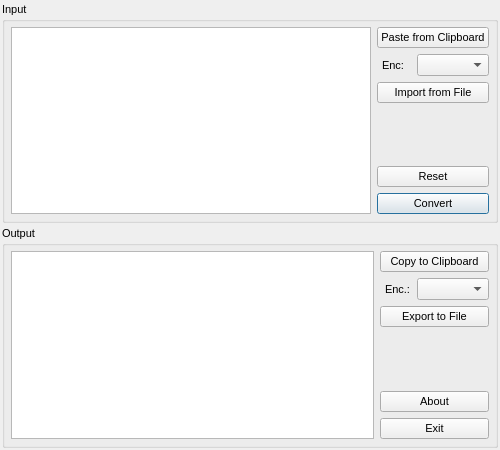
<?xml version="1.0" encoding="UTF-8"?>
<ui version="4.0">
 <class>MainDialog</class>
 <widget class="QDialog" name="MainDialog">
  <property name="geometry">
   <rect>
    <x>0</x>
    <y>0</y>
    <width>500</width>
    <height>450</height>
   </rect>
  </property>
  <property name="font">
   <font>
    <family>Tahoma</family>
    <pointsize>8</pointsize>
   </font>
  </property>
  <property name="acceptDrops">
   <bool>true</bool>
  </property>
  <property name="windowTitle">
   <string>Dialog</string>
  </property>
  <property name="windowIcon">
   <iconset resource="../maindialog.qrc">
    <normaloff>:/images/images/python-icon.svg</normaloff>:/images/images/python-icon.svg</iconset>
  </property>
  <layout class="QVBoxLayout" name="vl_main_dialog">
   <property name="spacing">
    <number>3</number>
   </property>
   <property name="leftMargin">
    <number>2</number>
   </property>
   <property name="topMargin">
    <number>2</number>
   </property>
   <property name="rightMargin">
    <number>2</number>
   </property>
   <property name="bottomMargin">
    <number>2</number>
   </property>
   <item>
    <widget class="QGroupBox" name="gb_input">
     <property name="title">
      <string>Input</string>
     </property>
     <layout class="QHBoxLayout" name="hl_gb_input_main">
      <property name="leftMargin">
       <number>3</number>
      </property>
      <property name="topMargin">
       <number>3</number>
      </property>
      <property name="rightMargin">
       <number>3</number>
      </property>
      <property name="bottomMargin">
       <number>3</number>
      </property>
      <item>
       <layout class="QHBoxLayout" name="hl_gb_input">
        <property name="leftMargin">
         <number>3</number>
        </property>
        <property name="topMargin">
         <number>3</number>
        </property>
        <property name="rightMargin">
         <number>3</number>
        </property>
        <property name="bottomMargin">
         <number>3</number>
        </property>
        <item>
         <widget class="QPlainTextEdit" name="pte_input_text">
          <property name="acceptDrops">
           <bool>false</bool>
          </property>
          <property name="lineWrapMode">
           <enum>QPlainTextEdit::NoWrap</enum>
          </property>
         </widget>
        </item>
        <item>
         <layout class="QVBoxLayout" name="vl_input_buttons">
          <item>
           <widget class="QPushButton" name="pb_copy_from_clipb">
            <property name="toolTip">
             <string>&lt;html&gt;&lt;head/&gt;&lt;body&gt;&lt;p&gt;Copy information on the clipboard to the input area.&lt;/p&gt;&lt;/body&gt;&lt;/html&gt;</string>
            </property>
            <property name="text">
             <string>Paste from Clipboard</string>
            </property>
           </widget>
          </item>
          <item>
           <layout class="QHBoxLayout" name="hl_imp_enc">
            <property name="leftMargin">
             <number>5</number>
            </property>
            <item>
             <widget class="QLabel" name="lb_imp_enc">
              <property name="text">
               <string>Enc:</string>
              </property>
              <property name="buddy">
               <cstring>cb_imp_enc</cstring>
              </property>
             </widget>
            </item>
            <item>
             <widget class="QComboBox" name="cb_imp_enc"/>
            </item>
           </layout>
          </item>
          <item>
           <widget class="QPushButton" name="pb_import_from_file">
            <property name="toolTip">
             <string>&lt;html&gt;&lt;head/&gt;&lt;body&gt;&lt;p&gt;Import the content from a file into the input area (file encoding can be selected).&lt;/p&gt;&lt;/body&gt;&lt;/html&gt;</string>
            </property>
            <property name="text">
             <string>Import from File</string>
            </property>
           </widget>
          </item>
          <item>
           <spacer name="vs_input_buttons">
            <property name="orientation">
             <enum>Qt::Vertical</enum>
            </property>
            <property name="sizeHint" stdset="0">
             <size>
              <width>20</width>
              <height>40</height>
             </size>
            </property>
           </spacer>
          </item>
          <item>
           <widget class="QPushButton" name="pb_reset">
            <property name="toolTip">
             <string>&lt;html&gt;&lt;head/&gt;&lt;body&gt;&lt;p&gt;Remove the content of in- and output area and reset the options.&lt;/p&gt;&lt;/body&gt;&lt;/html&gt;</string>
            </property>
            <property name="text">
             <string>Reset</string>
            </property>
           </widget>
          </item>
          <item>
           <widget class="QPushButton" name="pb_convert">
            <property name="toolTip">
             <string>&lt;html&gt;&lt;head/&gt;&lt;body&gt;&lt;p&gt;Perform the conversion from input to output.&lt;/p&gt;&lt;/body&gt;&lt;/html&gt;</string>
            </property>
            <property name="text">
             <string>Convert</string>
            </property>
            <property name="default">
             <bool>true</bool>
            </property>
           </widget>
          </item>
         </layout>
        </item>
       </layout>
      </item>
     </layout>
    </widget>
   </item>
   <item>
    <widget class="QGroupBox" name="gb_output">
     <property name="title">
      <string>Output</string>
     </property>
     <layout class="QHBoxLayout" name="hl_gb_output_main">
      <property name="leftMargin">
       <number>3</number>
      </property>
      <property name="topMargin">
       <number>3</number>
      </property>
      <property name="rightMargin">
       <number>3</number>
      </property>
      <property name="bottomMargin">
       <number>3</number>
      </property>
      <item>
       <layout class="QHBoxLayout" name="hl_gb_output">
        <property name="leftMargin">
         <number>3</number>
        </property>
        <property name="topMargin">
         <number>3</number>
        </property>
        <property name="rightMargin">
         <number>3</number>
        </property>
        <property name="bottomMargin">
         <number>3</number>
        </property>
        <item>
         <widget class="QPlainTextEdit" name="pte_output_text">
          <property name="acceptDrops">
           <bool>false</bool>
          </property>
          <property name="lineWrapMode">
           <enum>QPlainTextEdit::NoWrap</enum>
          </property>
          <property name="readOnly">
           <bool>true</bool>
          </property>
         </widget>
        </item>
        <item>
         <layout class="QVBoxLayout" name="vl_output_buttons">
          <item>
           <widget class="QPushButton" name="pb_copy_to_clipb">
            <property name="toolTip">
             <string>&lt;html&gt;&lt;head/&gt;&lt;body&gt;&lt;p&gt;Copy the output area as text to the clipboard.&lt;/p&gt;&lt;/body&gt;&lt;/html&gt;</string>
            </property>
            <property name="text">
             <string>Copy to Clipboard</string>
            </property>
           </widget>
          </item>
          <item>
           <layout class="QHBoxLayout" name="hl_exp_enc">
            <property name="leftMargin">
             <number>5</number>
            </property>
            <item>
             <widget class="QLabel" name="lb_exp_enc">
              <property name="text">
               <string>Enc.:</string>
              </property>
              <property name="buddy">
               <cstring>cb_exp_enc</cstring>
              </property>
             </widget>
            </item>
            <item>
             <widget class="QComboBox" name="cb_exp_enc"/>
            </item>
           </layout>
          </item>
          <item>
           <widget class="QPushButton" name="pb_export_to_file">
            <property name="toolTip">
             <string>&lt;html&gt;&lt;head/&gt;&lt;body&gt;&lt;p&gt;Export the content of the output area to a file (file encoding can be selected).&lt;/p&gt;&lt;/body&gt;&lt;/html&gt;</string>
            </property>
            <property name="text">
             <string>Export to File</string>
            </property>
           </widget>
          </item>
          <item>
           <spacer name="vs_output_buttons">
            <property name="orientation">
             <enum>Qt::Vertical</enum>
            </property>
            <property name="sizeHint" stdset="0">
             <size>
              <width>20</width>
              <height>40</height>
             </size>
            </property>
           </spacer>
          </item>
          <item>
           <widget class="QPushButton" name="pb_about">
            <property name="toolTip">
             <string>&lt;html&gt;&lt;head/&gt;&lt;body&gt;&lt;p&gt;Get version information.&lt;/p&gt;&lt;/body&gt;&lt;/html&gt;</string>
            </property>
            <property name="text">
             <string>About</string>
            </property>
           </widget>
          </item>
          <item>
           <widget class="QPushButton" name="pb_exit">
            <property name="toolTip">
             <string>&lt;html&gt;&lt;head/&gt;&lt;body&gt;&lt;p&gt;Leave program.&lt;/p&gt;&lt;/body&gt;&lt;/html&gt;</string>
            </property>
            <property name="text">
             <string>Exit</string>
            </property>
           </widget>
          </item>
         </layout>
        </item>
       </layout>
      </item>
     </layout>
    </widget>
   </item>
  </layout>
 </widget>
 <tabstops>
  <tabstop>pte_input_text</tabstop>
  <tabstop>pb_copy_from_clipb</tabstop>
  <tabstop>cb_imp_enc</tabstop>
  <tabstop>pb_import_from_file</tabstop>
  <tabstop>pb_reset</tabstop>
  <tabstop>pb_convert</tabstop>
  <tabstop>pb_copy_to_clipb</tabstop>
  <tabstop>cb_exp_enc</tabstop>
  <tabstop>pb_export_to_file</tabstop>
  <tabstop>pb_about</tabstop>
  <tabstop>pb_exit</tabstop>
  <tabstop>pte_output_text</tabstop>
 </tabstops>
 <resources>
  <include location="../maindialog.qrc"/>
 </resources>
 <connections/>
</ui>
